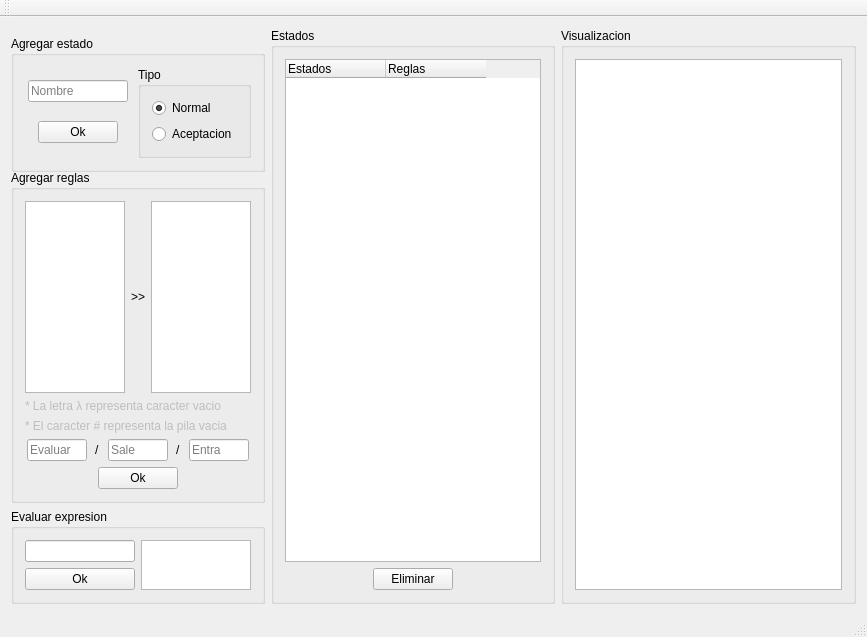
<?xml version="1.0" encoding="UTF-8"?>
<ui version="4.0">
 <class>MainWindow</class>
 <widget class="QMainWindow" name="MainWindow">
  <property name="geometry">
   <rect>
    <x>0</x>
    <y>0</y>
    <width>867</width>
    <height>501</height>
   </rect>
  </property>
  <property name="windowTitle">
   <string>Automata de pila</string>
  </property>
  <widget class="QWidget" name="widget">
   <property name="enabled">
    <bool>true</bool>
   </property>
   <layout class="QGridLayout" name="gridLayout">
    <item row="0" column="0">
     <layout class="QHBoxLayout" name="horizontalLayout_2">
      <property name="sizeConstraint">
       <enum>QLayout::SetMaximumSize</enum>
      </property>
      <item>
       <layout class="QVBoxLayout" name="verticalLayout_3">
        <item>
         <widget class="QGroupBox" name="groupBox">
          <property name="sizePolicy">
           <sizepolicy hsizetype="Minimum" vsizetype="Minimum">
            <horstretch>0</horstretch>
            <verstretch>0</verstretch>
           </sizepolicy>
          </property>
          <property name="maximumSize">
           <size>
            <width>16777215</width>
            <height>120</height>
           </size>
          </property>
          <property name="title">
           <string>Agregar estado</string>
          </property>
          <layout class="QHBoxLayout" name="horizontalLayout_4">
           <property name="sizeConstraint">
            <enum>QLayout::SetMinimumSize</enum>
           </property>
           <item>
            <layout class="QVBoxLayout" name="verticalLayout_5">
             <property name="sizeConstraint">
              <enum>QLayout::SetMinimumSize</enum>
             </property>
             <item alignment="Qt::AlignHCenter">
              <widget class="QLineEdit" name="lineEdit">
               <property name="sizePolicy">
                <sizepolicy hsizetype="Fixed" vsizetype="Fixed">
                 <horstretch>0</horstretch>
                 <verstretch>0</verstretch>
                </sizepolicy>
               </property>
               <property name="maximumSize">
                <size>
                 <width>100</width>
                 <height>16777215</height>
                </size>
               </property>
               <property name="placeholderText">
                <string>Nombre</string>
               </property>
              </widget>
             </item>
             <item alignment="Qt::AlignHCenter">
              <widget class="QPushButton" name="bAgregarEstado">
               <property name="sizePolicy">
                <sizepolicy hsizetype="Fixed" vsizetype="Fixed">
                 <horstretch>0</horstretch>
                 <verstretch>0</verstretch>
                </sizepolicy>
               </property>
               <property name="text">
                <string>Ok</string>
               </property>
              </widget>
             </item>
            </layout>
           </item>
           <item>
            <layout class="QVBoxLayout" name="verticalLayout_4">
             <property name="sizeConstraint">
              <enum>QLayout::SetMinimumSize</enum>
             </property>
             <item>
              <widget class="QGroupBox" name="groupBox_3">
               <property name="sizePolicy">
                <sizepolicy hsizetype="Minimum" vsizetype="Minimum">
                 <horstretch>0</horstretch>
                 <verstretch>0</verstretch>
                </sizepolicy>
               </property>
               <property name="title">
                <string>Tipo</string>
               </property>
               <layout class="QVBoxLayout" name="verticalLayout_6">
                <property name="sizeConstraint">
                 <enum>QLayout::SetMinimumSize</enum>
                </property>
                <item>
                 <widget class="QRadioButton" name="rNormal">
                  <property name="text">
                   <string>Normal</string>
                  </property>
                  <property name="checked">
                   <bool>true</bool>
                  </property>
                 </widget>
                </item>
                <item>
                 <widget class="QRadioButton" name="rAceptacion">
                  <property name="text">
                   <string>Aceptacion</string>
                  </property>
                 </widget>
                </item>
               </layout>
              </widget>
             </item>
            </layout>
           </item>
          </layout>
         </widget>
        </item>
        <item>
         <widget class="QGroupBox" name="groupBox_2">
          <property name="title">
           <string>Agregar reglas</string>
          </property>
          <layout class="QVBoxLayout" name="verticalLayout_7">
           <item>
            <layout class="QHBoxLayout" name="horizontalLayout_5">
             <item>
              <widget class="QListWidget" name="lEstados1">
               <property name="sizePolicy">
                <sizepolicy hsizetype="Minimum" vsizetype="Minimum">
                 <horstretch>0</horstretch>
                 <verstretch>0</verstretch>
                </sizepolicy>
               </property>
               <property name="maximumSize">
                <size>
                 <width>100</width>
                 <height>16777215</height>
                </size>
               </property>
              </widget>
             </item>
             <item>
              <widget class="QLabel" name="label">
               <property name="text">
                <string>&gt;&gt;</string>
               </property>
              </widget>
             </item>
             <item>
              <widget class="QListWidget" name="lEstados2">
               <property name="sizePolicy">
                <sizepolicy hsizetype="Minimum" vsizetype="Minimum">
                 <horstretch>0</horstretch>
                 <verstretch>0</verstretch>
                </sizepolicy>
               </property>
               <property name="maximumSize">
                <size>
                 <width>100</width>
                 <height>16777215</height>
                </size>
               </property>
              </widget>
             </item>
            </layout>
           </item>
           <item>
            <widget class="QLabel" name="label_4">
             <property name="enabled">
              <bool>false</bool>
             </property>
             <property name="text">
              <string>* La letra λ representa caracter vacio</string>
             </property>
            </widget>
           </item>
           <item>
            <widget class="QLabel" name="label_5">
             <property name="enabled">
              <bool>false</bool>
             </property>
             <property name="text">
              <string>* El caracter # representa la pila vacia</string>
             </property>
            </widget>
           </item>
           <item>
            <layout class="QHBoxLayout" name="horizontalLayout">
             <item>
              <widget class="QLineEdit" name="lEval">
               <property name="sizePolicy">
                <sizepolicy hsizetype="Minimum" vsizetype="Fixed">
                 <horstretch>0</horstretch>
                 <verstretch>0</verstretch>
                </sizepolicy>
               </property>
               <property name="maximumSize">
                <size>
                 <width>60</width>
                 <height>16777215</height>
                </size>
               </property>
               <property name="inputMask">
                <string/>
               </property>
               <property name="maxLength">
                <number>1</number>
               </property>
               <property name="placeholderText">
                <string>Evaluar</string>
               </property>
              </widget>
             </item>
             <item>
              <widget class="QLabel" name="label_2">
               <property name="sizePolicy">
                <sizepolicy hsizetype="Fixed" vsizetype="Preferred">
                 <horstretch>0</horstretch>
                 <verstretch>0</verstretch>
                </sizepolicy>
               </property>
               <property name="text">
                <string>/</string>
               </property>
              </widget>
             </item>
             <item>
              <widget class="QLineEdit" name="lSale">
               <property name="sizePolicy">
                <sizepolicy hsizetype="Minimum" vsizetype="Fixed">
                 <horstretch>0</horstretch>
                 <verstretch>0</verstretch>
                </sizepolicy>
               </property>
               <property name="maximumSize">
                <size>
                 <width>60</width>
                 <height>16777215</height>
                </size>
               </property>
               <property name="maxLength">
                <number>1</number>
               </property>
               <property name="placeholderText">
                <string>Sale</string>
               </property>
              </widget>
             </item>
             <item>
              <widget class="QLabel" name="label_3">
               <property name="sizePolicy">
                <sizepolicy hsizetype="Fixed" vsizetype="Preferred">
                 <horstretch>0</horstretch>
                 <verstretch>0</verstretch>
                </sizepolicy>
               </property>
               <property name="text">
                <string>/</string>
               </property>
              </widget>
             </item>
             <item>
              <widget class="QLineEdit" name="lEntra">
               <property name="sizePolicy">
                <sizepolicy hsizetype="Minimum" vsizetype="Fixed">
                 <horstretch>0</horstretch>
                 <verstretch>0</verstretch>
                </sizepolicy>
               </property>
               <property name="maximumSize">
                <size>
                 <width>60</width>
                 <height>16777215</height>
                </size>
               </property>
               <property name="inputMask">
                <string/>
               </property>
               <property name="maxLength">
                <number>1</number>
               </property>
               <property name="placeholderText">
                <string>Entra</string>
               </property>
              </widget>
             </item>
            </layout>
           </item>
           <item alignment="Qt::AlignHCenter">
            <widget class="QPushButton" name="bAgregarRegla">
             <property name="sizePolicy">
              <sizepolicy hsizetype="Fixed" vsizetype="Fixed">
               <horstretch>0</horstretch>
               <verstretch>0</verstretch>
              </sizepolicy>
             </property>
             <property name="text">
              <string>Ok</string>
             </property>
            </widget>
           </item>
          </layout>
         </widget>
        </item>
        <item>
         <widget class="QGroupBox" name="groupBox_4">
          <property name="title">
           <string>Evaluar expresion</string>
          </property>
          <layout class="QHBoxLayout" name="horizontalLayout_6">
           <item>
            <layout class="QVBoxLayout" name="verticalLayout_9">
             <item>
              <widget class="QLineEdit" name="lineEdit_2">
               <property name="sizePolicy">
                <sizepolicy hsizetype="Minimum" vsizetype="Fixed">
                 <horstretch>0</horstretch>
                 <verstretch>0</verstretch>
                </sizepolicy>
               </property>
              </widget>
             </item>
             <item>
              <widget class="QPushButton" name="bEvaluar">
               <property name="text">
                <string>Ok</string>
               </property>
              </widget>
             </item>
            </layout>
           </item>
           <item>
            <layout class="QVBoxLayout" name="verticalLayout_12">
             <item>
              <widget class="QGraphicsView" name="graphicsView">
               <property name="sizePolicy">
                <sizepolicy hsizetype="Ignored" vsizetype="Ignored">
                 <horstretch>0</horstretch>
                 <verstretch>0</verstretch>
                </sizepolicy>
               </property>
               <property name="maximumSize">
                <size>
                 <width>16777215</width>
                 <height>16777215</height>
                </size>
               </property>
              </widget>
             </item>
            </layout>
           </item>
          </layout>
         </widget>
        </item>
       </layout>
      </item>
      <item>
       <layout class="QVBoxLayout" name="verticalLayout_2">
        <item>
         <widget class="QGroupBox" name="groupBox_5">
          <property name="title">
           <string>Estados</string>
          </property>
          <layout class="QVBoxLayout" name="verticalLayout_13">
           <item>
            <layout class="QVBoxLayout" name="verticalLayout_8">
             <item>
              <widget class="QTreeWidget" name="treeWidget">
               <property name="sizePolicy">
                <sizepolicy hsizetype="Fixed" vsizetype="Expanding">
                 <horstretch>0</horstretch>
                 <verstretch>0</verstretch>
                </sizepolicy>
               </property>
               <property name="indentation">
                <number>20</number>
               </property>
               <attribute name="headerCascadingSectionResizes">
                <bool>false</bool>
               </attribute>
               <attribute name="headerDefaultSectionSize">
                <number>100</number>
               </attribute>
               <attribute name="headerMinimumSectionSize">
                <number>40</number>
               </attribute>
               <attribute name="headerStretchLastSection">
                <bool>false</bool>
               </attribute>
               <column>
                <property name="text">
                 <string>Estados</string>
                </property>
               </column>
               <column>
                <property name="text">
                 <string>Reglas</string>
                </property>
               </column>
              </widget>
             </item>
             <item alignment="Qt::AlignHCenter">
              <widget class="QPushButton" name="bEliminar">
               <property name="sizePolicy">
                <sizepolicy hsizetype="Fixed" vsizetype="Fixed">
                 <horstretch>0</horstretch>
                 <verstretch>0</verstretch>
                </sizepolicy>
               </property>
               <property name="text">
                <string>Eliminar</string>
               </property>
              </widget>
             </item>
            </layout>
           </item>
          </layout>
         </widget>
        </item>
       </layout>
      </item>
      <item>
       <layout class="QVBoxLayout" name="verticalLayout">
        <item>
         <widget class="QGroupBox" name="groupBox_6">
          <property name="title">
           <string>Visualizacion</string>
          </property>
          <layout class="QVBoxLayout" name="verticalLayout_14">
           <item>
            <widget class="QTextBrowser" name="textBrowser"/>
           </item>
          </layout>
         </widget>
        </item>
       </layout>
      </item>
     </layout>
    </item>
   </layout>
  </widget>
  <widget class="QToolBar" name="mainToolBar">
   <attribute name="toolBarArea">
    <enum>TopToolBarArea</enum>
   </attribute>
   <attribute name="toolBarBreak">
    <bool>false</bool>
   </attribute>
  </widget>
  <widget class="QStatusBar" name="statusBar"/>
  <widget class="QMenuBar" name="menuBar">
   <property name="geometry">
    <rect>
     <x>0</x>
     <y>0</y>
     <width>867</width>
     <height>21</height>
    </rect>
   </property>
  </widget>
 </widget>
 <layoutdefault spacing="6" margin="11"/>
 <resources/>
 <connections/>
</ui>
